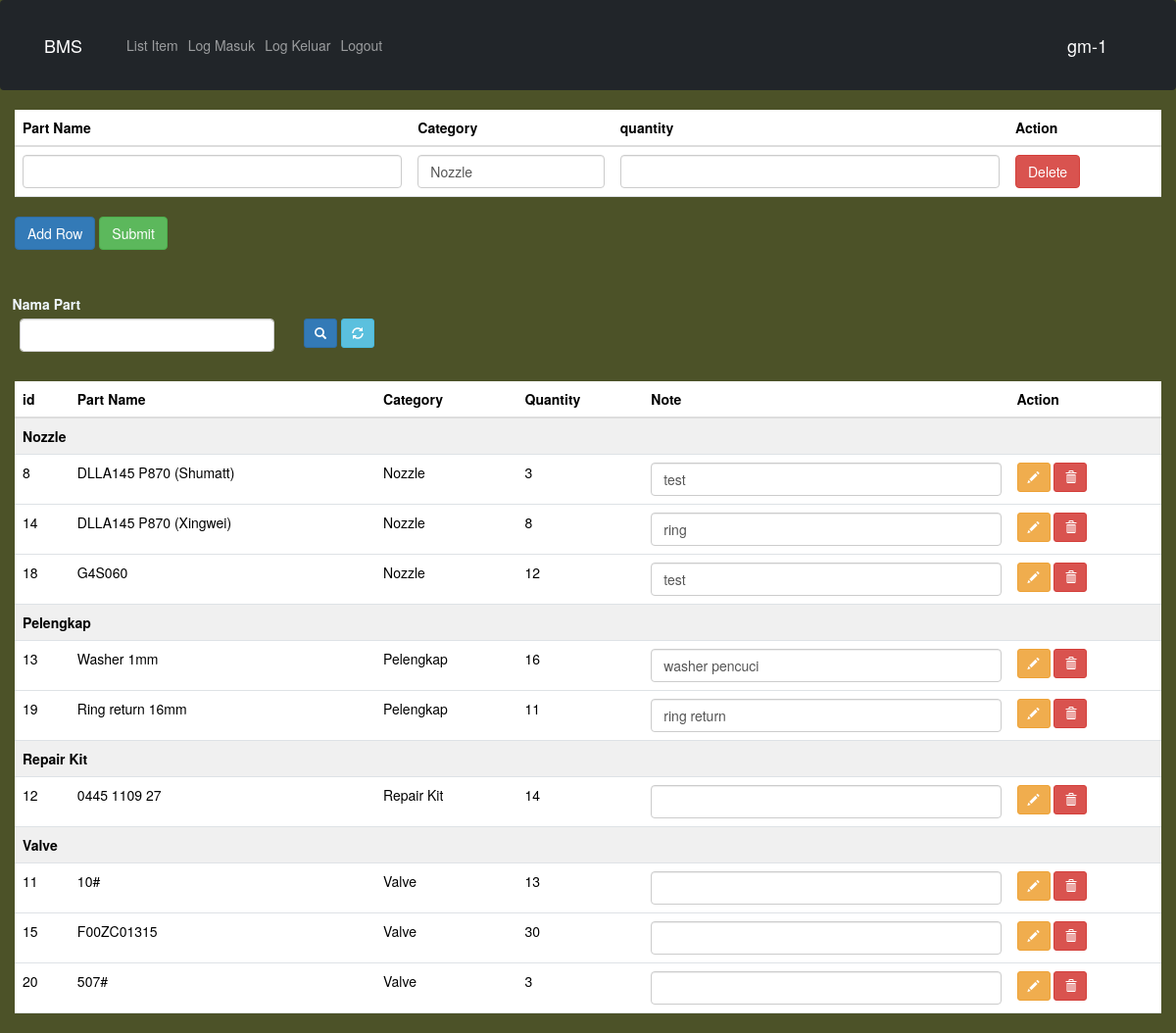
/inventory_pages/index.php (signed in), run on the app's committed database.
### tables this page shows
CREATE TABLE `spare_part_diesel` (
  `id` int(11) NOT NULL,
  `part_name` text NOT NULL,
  `category` int(11) NOT NULL,
  `erikc` int(11) NOT NULL,
  `perfet` int(11) NOT NULL,
  `rec` text NOT NULL,
  `note` text NOT NULL,
  `quantity` int(11) NOT NULL,
  `created_on` timestamp NOT NULL DEFAULT current_timestamp(),
  `updated_on` timestamp NOT NULL DEFAULT current_timestamp()
);

CREATE TABLE `category_table` (
  `id` int(11) NOT NULL,
  `category` text NOT NULL,
  `created_on` timestamp NOT NULL DEFAULT current_timestamp(),
  `updated_on` timestamp NOT NULL DEFAULT current_timestamp()
);

### inventory_pages/sql_index.php (called while the page is built, shortened)
<?php
include 'sql.php';
try {
    $conn = new PDO("mysql:host=$servername;dbname=$dbname", $username, $password);
    $conn->setAttribute(PDO::ATTR_ERRMODE, PDO::ERRMODE_EXCEPTION);
} catch (PDOException $e) {
    echo "
    <div class='alert alert-danger' role='alert'>
        Error: " . $e->getMessage() . "</div>";
}
if(isset($search)){
    $stmt = $conn->prepare(
        "SELECT spare_part_diesel.id, spare_part_diesel.part_name, category_table.category, spare_part_diesel.quantity, spare_part_diesel.note, spare_part_diesel.note
        FROM spare_part_diesel
        INNER JOIN category_table ON spare_part_diesel.category=category_table.id
        WHERE spare_part_diesel.part_name LIKE '$search';"
        );
}
else{
    $stmt = $conn->prepare(
        "SELECT spare_part_diesel.id, spare_part_diesel.part_name, category_table.category, spare_part_diesel.quantity, spare_part_diesel.note, spare_part_diesel.note
        FROM spare_part_diesel
        INNER JOIN category_table ON spare_part_diesel.category=category_table.id
        ORDER BY category_table.category;"
        );
}
$stmt->execute();
?>

### inventory_pages/index.php (the view, shortened to what this page needs)
<!DOCTYPE html>
<html lang="en">
    <head>
        <link href="https://cdn.jsdelivr.net/npm/bootstrap@5.3.2/dist/css/bootstrap.min.css" rel="stylesheet">
        <link rel="stylesheet" href="https://maxcdn.bootstrapcdn.com/bootstrap/3.3.7/css/bootstrap.min.css">
        <link rel="stylesheet" type='text/css' href='style.css'>
    </head>
    <body>
        <?php
        include 'sql_index.php';
        ?>
        <nav class="navbar navbar-expand-lg navbar-dark bg-dark fixed-top">
            <div class="container" id='navbar'>
                <a class="navbar-brand" href="index.php">BMS</a>
                <div class="collapse navbar-collapse" id="navbarNav">
                    <ul class="navbar-nav ms-auto">
                        <li class="nav-item">
                            <a class="nav-link" href="list.php">List Item</a>
                        </li>
                        <li class="nav-item">
                            <a class="nav-link" href="in_log.php">Log Masuk</a>
                        </li>
                        <li class="nav-item">
                            <a class="nav-link" href="out_log.php">Log Keluar</a>
                        </li>
                        <li class="nav-item">
                            <a class="nav-link" href="logout.php">Logout</a>
                        </li>
                    </ul>
                </div>
                <a class="navbar-brand" href="index.php"><?php echo $_SESSION['username']. $_SESSION['permission']; ?></a>
            </div>
        </nav>
        <div class='md-5 content'>
            <form method='POST'>
                <div class='mb-3'>
                    <table class='table partList'>
                        <thead>
                            <tr>
                                <th>Part Name</th>
                                <th>Category</th>
                                <th>quantity</th>
                                <th>Action</th>
                            </tr>
                        </thead>
                        <tbody>
                            <tr>
                                <td><input class="form-control" type="text" name="part_name[]" value='' required></td>
                                <td>
                                    <select class="form-control" name="category[]">
                                        <?php
                                        try {
                                            $conn = new PDO("mysql:host=$servername;dbname=$dbname", $username, $password);
                                            $conn->setAttribute(PDO::ATTR_ERRMODE, PDO::ERRMODE_EXCEPTION);
                                            $stmt2 = $conn->prepare("SELECT id, category FROM category_table");
                                            $stmt2->execute();
                                            while ($row2 = $stmt2->fetch(PDO::FETCH_ASSOC)) {
                                                echo "<option value='{$row2['id']}'>{$row2['category']}</option>";
                                            }
                                        } catch (PDOException $e) {
                                            echo "Connection failed: " . $e->getMessage();
                                        }
                                        ?>
                                    </select>
                                </td>
                                <td><input class="form-control" type="text" name="quantity[]" value=''></td>
                                <td>
                                    <button type="button" class="btn btn-danger" onclick="this.closest('tr').remove()">Delete</button>
                                </td>
                            </tr>
                        </tbody>
                    </table>
                    <button type="submit" name="addRow" value="addRow" class="btn btn-primary" onclick="removeRequiredAttributes()">Add Row</button>
                    <button type="submit" name="add" value="add" class="btn btn-success">Submit</button>
                </div>
            </form>
            <div class='empty-span-l'></div>
            <form method='POST'>
                <div class='row'>
                    <div class='row'>
                        <label for='search' class='form-label text_bold text_bold'>Nama Part</label>
                        <div class='mb-3 col-md-3'>
                            <input class='form-control' type='text' name='search_item' value=''>
                        </div>
                        <div class='mb-3 col-md-3'>
                            <button type='submit' name='search' value='search' class='btn btn-primary btn-sm'>
                                <span class='glyphicon glyphicon-search'></span>
                            </button>
                            <button type='submit' name='refresh' value='refresh' class='btn btn-info btn-sm'>
                                <span class='glyphicon glyphicon-refresh'></span>
                            </button>
                        </div>
                    </div>
                </div>
            </form>
            <div class='mb-3'>
                <table class='table'>
                    <thead>
                        <tr>
                            <th>id</th>
                            <th>Part Name</th>
                            <th>Category</th>
                            <th>Quantity</th>
                            <th>Note</th>
                            <th>Action</th>
                        </tr>
                    </thead>
                    <tbody>
                        <?php
                        $currentCategory = '';
                        $table = $stmt->fetchAll(PDO::FETCH_ASSOC);
                        foreach($table as $row):
                            if($_SESSION['permission'] <= 0){
                                $permission = "
                                <button type='submit' name='delete' value='delete' class='btn btn-danger btn-sm' onclick='removeRequiredAttributes()'>
                                    <span class='glyphicon glyphicon-trash'></span>
                                </button>
                                ";
                            }
                            else{
                                $permission = "";
                            }
                            if ($row['category'] != $currentCategory) {
                                $currentCategory = $row['category'];
                                echo "<tr><th colspan='7' style='background: #f0f0f0;'>{$currentCategory}</th></tr>";
                            }
                            echo
                            "
                            <tr>
                                <form method='POST'>
                                    <td><input type='hidden' name='id' value='{$row['id']}'>{$row['id']}</td>
                                    <td>{$row['part_name']}</td>
                                    <td>{$row['category']}</td>
                                    <td>{$row['quantity']}</td>
                                    <td><input class='form-control' type='text' name='note' value='{$row['note']}'></td>
                                    <td>
                                        <button type='submit' name='row' value='row' class='btn btn-warning btn-sm' onclick='removeRequiredAttributes()'>
                                            <span class='glyphicon glyphicon-pencil'></span>
                                        </button>". $permission ."
                                    </td>
                                </form>
                            </tr>
                            ";
                        endforeach;
                        ?>
                    </tbody>
                </table>
            </div>
        </div>
    </body>
</html>

### inventory_pages/style.css (style rules this page uses)
body { background-color: #4c5228; color: aliceblue; justify-content: center; align-items: center; }
.navbar { z-index: 1; background-color: #4e442800; }
.content { margin-left: 15px; margin-right: 15px; justify-content: center; align-items: center; }
.container { padding: 15px; background-color: #91919100; }
table { border-collapse: collapse; width: 100%; }
.row { padding: 10px; }
.empty-span-l { height: 15px; }

### data on the page
spare_part_diesel: category_table.category "Nozzle", id "8", part_name "DLLA145 P870 (Shumatt)", quantity "3", note "test"
spare_part_diesel: id "14", part_name "DLLA145 P870 (Xingwei)", category_table.category "Nozzle", quantity "8", note "ring"
spare_part_diesel: id "18", part_name "G4S060", category_table.category "Nozzle", quantity "12", note "test"
spare_part_diesel: category_table.category "Pelengkap", id "13", part_name "Washer 1mm", quantity "16", note "washer pencuci"
spare_part_diesel: id "19", part_name "Ring return 16mm", category_table.category "Pelengkap", quantity "11", note "ring return"
spare_part_diesel: category_table.category "Repair Kit", id "12", part_name "0445 1109 27", quantity "14"
spare_part_diesel: category_table.category "Valve", id "11", part_name "10#", quantity "13"
spare_part_diesel: id "15", part_name "F00ZC01315", category_table.category "Valve", quantity "30"
spare_part_diesel: id "20", part_name "507#", category_table.category "Valve", quantity "3"

### other printed values
$_SESSION['username'] "gm"
$_SESSION['permission'] "-1"
form field value "Nozzle"
